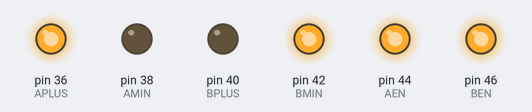
A sketch run on a simulated Arduino Mega 2560, built with avr-gcc and run on an emulated ATmega2560. Parts: output pins drawn as LEDs (lit = HIGH).

Above: at 0.1 s.
Timing chart, 0 to 1.6 s (numbered marks = the images above):
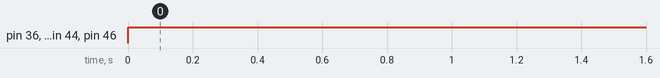

The sketch:

arduino_test.ino
```cpp
#define APLUS 36
#define AMIN 38
#define AEN 44

#define BPLUS 40
#define BMIN 42
#define BEN 46


void setup()
{
  pinMode(APLUS, OUTPUT);
  pinMode(AMIN, OUTPUT);
  pinMode(AEN,OUTPUT);

  pinMode(BPLUS, OUTPUT);
  pinMode(BMIN, OUTPUT);
  pinMode(BEN,OUTPUT);
}

void loop()
{
  digitalWrite(AEN, HIGH);
   digitalWrite(BEN, HIGH);

  digitalWrite(APLUS, HIGH);
  digitalWrite(AMIN, LOW);

  digitalWrite(BPLUS, LOW);
  digitalWrite(BMIN, HIGH);

}
```

Measured:
- by itself, pin 36 (APLUS), pin 42 (BMIN), pin 44 (AEN), pin 46 (BEN): LOW → HIGH at 0.00 s
